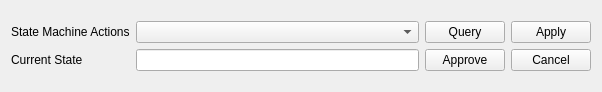
<?xml version="1.0" encoding="UTF-8"?>
<ui version="4.0">
 <class>StateMachineInterface</class>
 <widget class="QWidget" name="StateMachineInterface">
  <property name="geometry">
   <rect>
    <x>0</x>
    <y>0</y>
    <width>602</width>
    <height>92</height>
   </rect>
  </property>
  <property name="windowTitle">
   <string>Form</string>
  </property>
  <layout class="QVBoxLayout" name="verticalLayout">
   <item>
    <layout class="QGridLayout" name="gridLayout_3">
     <item row="2" column="3">
      <widget class="QPushButton" name="push_button_sm_apply">
       <property name="text">
        <string>Apply</string>
       </property>
      </widget>
     </item>
     <item row="2" column="1">
      <widget class="QComboBox" name="combo_box_sm_available_actions"/>
     </item>
     <item row="4" column="3">
      <widget class="QPushButton" name="push_button_sm_cancel">
       <property name="text">
        <string>Cancel</string>
       </property>
      </widget>
     </item>
     <item row="4" column="2">
      <widget class="QPushButton" name="push_button_sm_approve">
       <property name="text">
        <string>Approve</string>
       </property>
      </widget>
     </item>
     <item row="2" column="0">
      <widget class="QLabel" name="label_sm_actions">
       <property name="text">
        <string>State Machine Actions</string>
       </property>
      </widget>
     </item>
     <item row="2" column="2">
      <widget class="QPushButton" name="push_button_sm_query">
       <property name="text">
        <string>Query</string>
       </property>
      </widget>
     </item>
     <item row="4" column="0">
      <widget class="QLabel" name="label_sm_current_state">
       <property name="text">
        <string>Current State</string>
       </property>
      </widget>
     </item>
     <item row="4" column="1">
      <widget class="QLineEdit" name="line_edit_sm_current_state">
       <property name="readOnly">
        <bool>true</bool>
       </property>
      </widget>
     </item>
    </layout>
   </item>
  </layout>
 </widget>
 <resources/>
 <connections/>
</ui>
